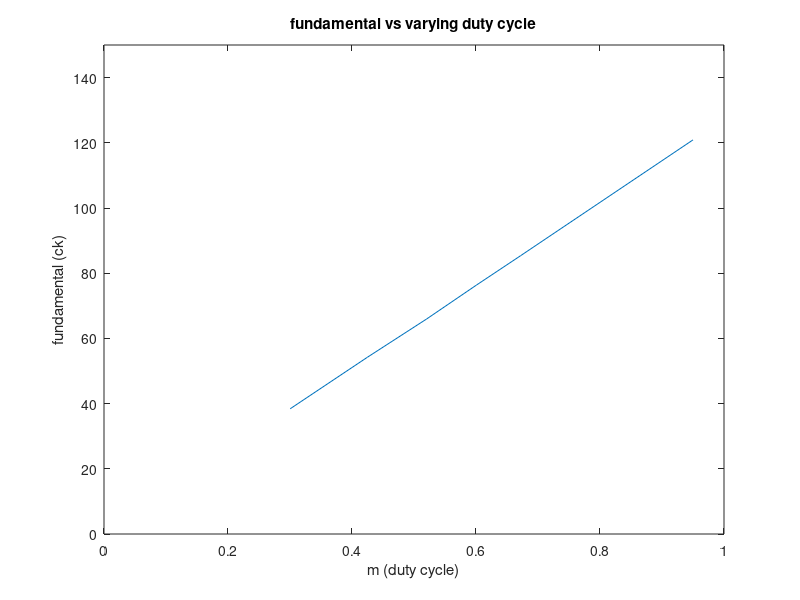

MATLAB code for this plot:
clear all
clc
close all

fundamental = [38.4228 54.2272 65.9464 76.3693 85.3511 120.8963]
m = [0.3004    0.4249    0.5203    0.6008    0.6718    0.9500]

figure;
plot(m, fundamental)
xlim([0 1])
ylim([0 150])
title("fundamental vs varying duty cycle")
xlabel("m (duty cycle)")
ylabel("fundamental (ck)")
